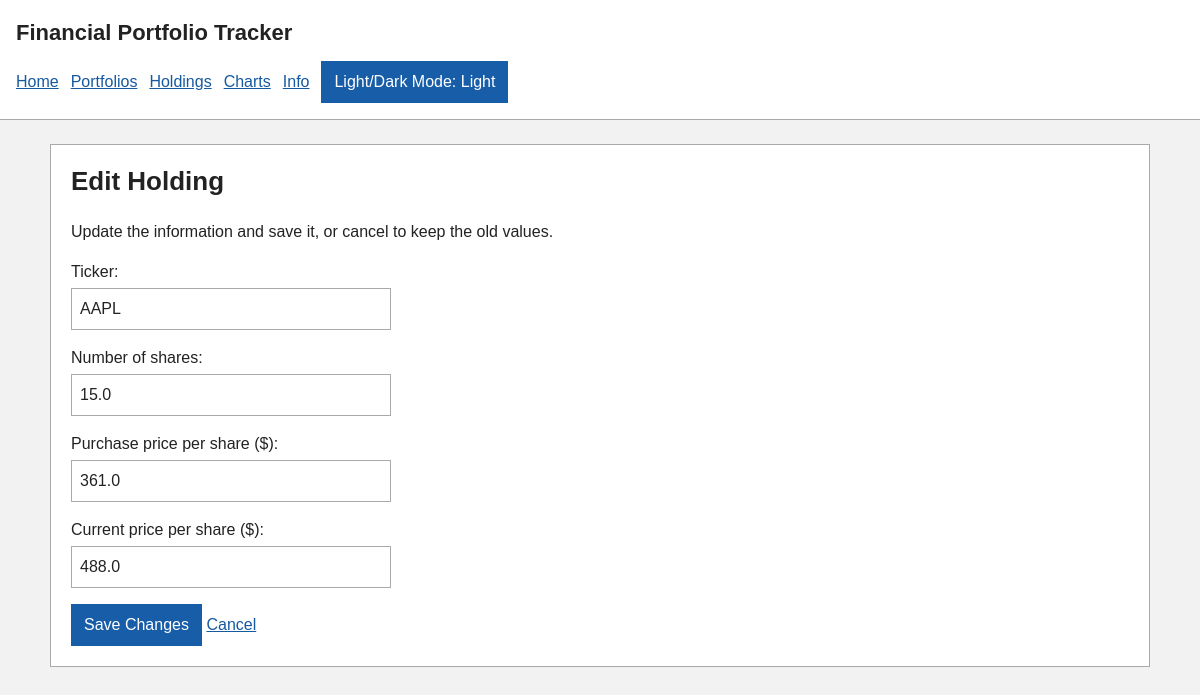
Screenshot of /holding/2/edit with the database file from the repository.
### tables this page shows
CREATE TABLE holdings (
            id INTEGER PRIMARY KEY AUTOINCREMENT,
            portfolio_id INTEGER NOT NULL REFERENCES portfolio(id),
            ticker TEXT NOT NULL,
            shares REAL NOT NULL,
            purchase_price REAL NOT NULL,
            current_price REAL NOT NULL
        );

### app.py (the view, shortened to what this page needs)
@app.route("/holding/<int:holding_id>/edit", methods=['GET', 'POST'])
def edit_holding(holding_id):
    holding = get_holding(holding_id)
    if holding is None:
        abort(404, description="Holding not found")
    return render_template("edit_holding.html", holding=holding)

### database.py (called while the page is built)
def get_connection():
    connection = sqlite3.connect(database_name)
    connection.row_factory = sqlite3.Row
    return connection

def get_holding(holding_id):
    connection = get_connection()
    holding = connection.execute(
        "SELECT * FROM holdings WHERE id = ?",
        (holding_id,)
    ).fetchone()
    connection.close()
    return holding

### templates/edit_holding.html
{% extends "base.html" %}
{% block content %}
<section>
<h1>Edit Holding</h1>
<p>Update the information and save it, or cancel to keep the old values.</p>
<form method="post" action="{{ url_for('edit_holding', holding_id=holding['id']) }}">
    <p><label for="ticker">Ticker:</label>
       <input id="ticker" name="ticker" value="{{ holding['ticker'] }}" maxlength="12" required></p>
    <p><label for="shares">Number of shares:</label>
       <input id="shares" name="shares" type="number" min="0.0001" step="any" value="{{ holding['shares'] }}" required></p>
    <p><label for="purchase_price">Purchase price per share ($):</label>
       <input id="purchase_price" name="purchase_price" type="number" min="0" step="any" value="{{ holding['purchase_price'] }}" required></p>
    <p><label for="current_price">Current price per share ($):</label>
       <input id="current_price" name="current_price" type="number" min="0" step="any" value="{{ holding['current_price'] }}" required></p>
    <button type="submit">Save Changes</button>
    <a href="{{ url_for('manage_holdings', portfolio_id=holding['portfolio_id']) }}">Cancel</a>
</form>
</section>
{% endblock %}

### static/style.css (style rules this page uses)
:root { --background: #f2f2f2; --surface: #fff; --text: #222; --border: #aaa; --heading: #e8e8e8; --link: #1559a0; }
body { margin: 0; font-family: Arial, sans-serif; line-height: 1.5; background: var(--background); color: var(--text); }
a { color: var(--link); }
section { background: var(--surface); border: 1px solid var(--border); padding: 20px; margin-bottom: 20px; }
h1, h2 { margin-top: 0; line-height: 1.3; }
h1 { font-size: 26px; }
button, .button { display: inline-block; background: #175da8; color: white; border: 1px solid #175da8; border-radius: 0; padding: 8px 12px; font: inherit; text-decoration: none; cursor: pointer; }
input, select { box-sizing: border-box; max-width: 100%; background: var(--surface); color: var(--text); border: 1px solid var(--border); border-radius: 0; padding: 8px; font: inherit; }
form p label { display: block; margin-bottom: 4px; }
form p input { width: 320px; }

### rows the page displays
holdings: ticker "AAPL", shares "15.0", purchase_price "361.0", current_price "488.0"
